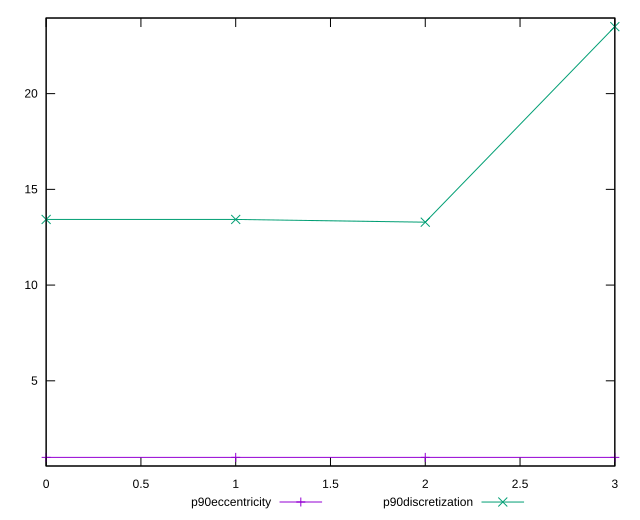

The script that saved this image:
reset

$p90Eccentricity <<EOF
0 1.0000000000000007
1 1.0000000000000027
2 1.0000000000000016
3 1.0000000000000018
EOF

$p90Discretization <<EOF
0 13.428571428571429
1 13.428571428571429
2 13.285714285714286
3 23.5
EOF

set key outside below
set xrange [0:3]
set yrange [0.5500000000000007:23.95]
set trange [0.5500000000000007:23.95]
set terminal svg size 640, 520 enhanced background rgb 'white'
set output "reports/report_00027_2021-02-24T12-40-31.850Z/meta/score-difference/progression/eccentricity.svg"

plot $p90Eccentricity title "p90eccentricity" with linespoints, \
     $p90Discretization title "p90discretization" with linespoints

reset
